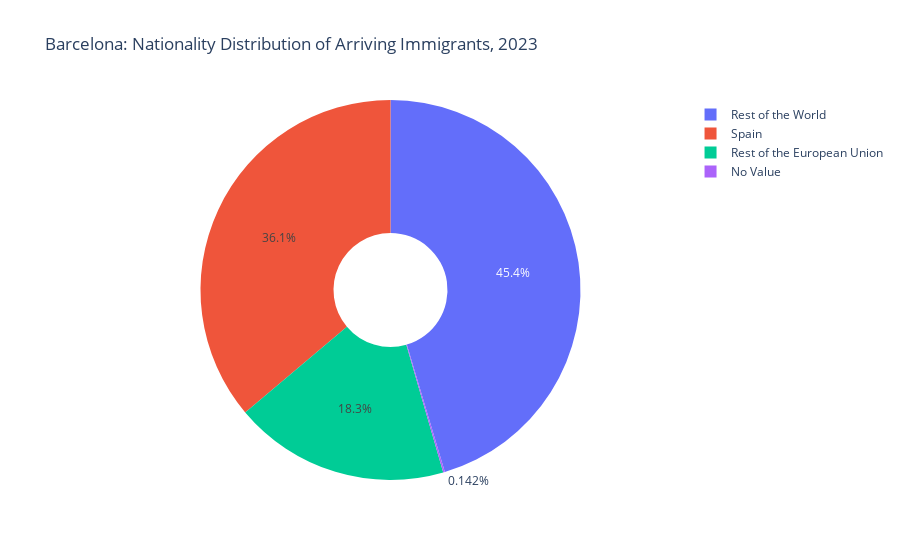

The cell this chart's notebook holds for it:
### Markdown cell above
### Previous Bad Graph

My original interpretation of the dataset was flawed. I thought that each entry referred to one person, when in fact each entry described a specific *type* of person, i.e. from this region, of this age, of this sex. There were still almost 50,000 entries, which seemed like a reasonable total for immigrants into Barcelona in 2023. However, each entry also had a 'number of people' field, written originally in Catalan as 'Valor'. I assumed that this just meant 'value', and ignored it, until later when I could no longer ignore that my pie chart looked really wrong. Below is what I did at first:

### Code cell
# GRAPH WITH FLAWED LOGIC:
# Count entries by nationality - 1 entry = 1 person 
nationality_counts = bcn['Nationality Label'].value_counts().reset_index()
nationality_counts.columns = ['Nationality', 'Count']

# Make interactive pie chart
fig = px.pie(nationality_counts, names='Nationality', values='Count',
             title='Barcelona: Nationality Distribution of Arriving Immigrants, 2023',
             labels={'Nationality': 'Nationality', 'Count': 'Count'},
             hole=0.3)

fig.show()

### Figure 1 — Plotly figure (JSON) as saved in the notebook; plotly's stock layout.template omitted (floating-point values rounded to 4 significant figures)
{"data": [{"domain": {"x": [0, 1], "y": [0, 1]}, "hole": 0.3, "hovertemplate": "Nationality=%{label}<br>Count=%{value}<extra></extra>", "labels": ["Rest of the World", "Spain", "Rest of the European Union", "No Value"], "legendgroup": "", "name": "", "showlegend": true, "type": "pie", "values": [22355, 17806, 9030, 70]}], "layout": {"autosize": true, "legend": {"tracegroupgap": 0}, "title": {"text": "Barcelona: Nationality Distribution of Arriving Immigrants, 2023"}}}
